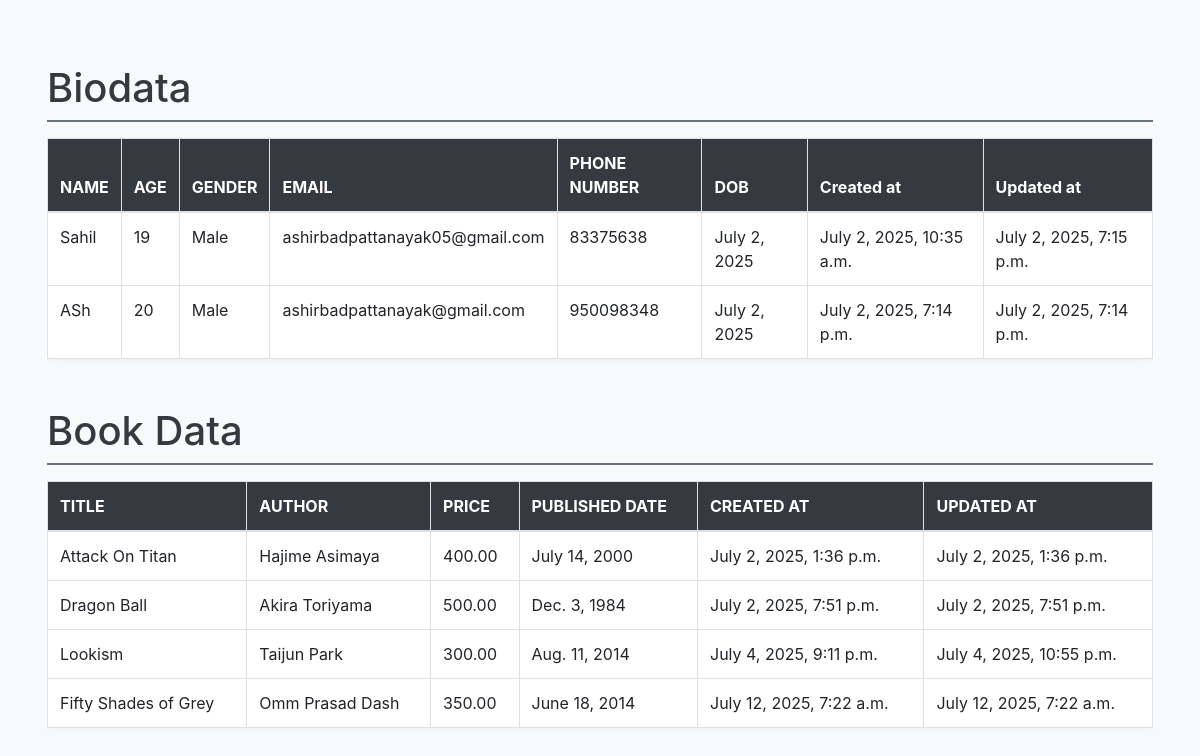
The page /user/ (signed in) on the database its author committed.
### app1/models.py (models this page shows, shortened)
class Biodata(models.Model):
    name = models.CharField(max_length=100)
    age = models.IntegerField()
    gender = models.CharField(max_length=10)
    email = models.EmailField()
    dob = models.DateField()
    phone_number = models.IntegerField()
    address = models.TextField()
    created_at = models.DateTimeField(auto_now_add=True)
    updated_at = models.DateTimeField(auto_now=True)

class BookData(models.Model):
    titles = models.CharField(max_length=150)
    author = models.CharField(max_length=100)
    price = models.DecimalField(max_digits=5, decimal_places=2)
    published_date = models.DateField()
    created_at = models.DateTimeField(auto_now_add=True)
    updated_at = models.DateTimeField(auto_now=True)

### app1/views.py (the view)
# urls.py: path("user/", userDetails, name="user"),
@login_required(login_url='login')
def userDetails(request):
    user_data = Biodata.objects.all()
    book_data = BookData.objects.all()
    context = {"user_data": user_data, "book_data": book_data}
    return render(request, "users.html", context)

### app1/templates/users.html (shortened to what this page needs)
<!doctype html>
<html lang="en">
  <head>
    <link rel="stylesheet" href="https://cdn.jsdelivr.net/npm/bootstrap@4.0.0/dist/css/bootstrap.min.css">
  </head>
  <body>
    <div class="container">
      <h1>Biodata</h1>
      <div class="table-responsive">
        <table class="table table-bordered table-hover">
          <thead>
            <tr>
              <th scope="col">NAME</th>
              <th scope="col">AGE</th>
              <th scope="col">GENDER</th>
              <th scope="col">EMAIL</th>
              <th scope="col">PHONE NUMBER</th>
              <th scope="col">DOB</th>
              <th scope="col">Created at</th>
              <th scope="col">Updated at</th>
            </tr>
          </thead>
          <tbody>
            {% for data in user_data %}
            <tr>
              <td>{{data.name}}</td>
              <td>{{data.age}}</td>
              <td>{{data.gender}}</td>
              <td>{{data.email}}</td>
              <td>{{data.phone_number}}</td>
              <td>{{data.dob}}</td>
              <td>{{data.created_at}}</td>
              <td>{{data.updated_at}}</td>
            </tr>
            {% endfor %}
          </tbody>
        </table>
      </div>
      <h1>Book Data</h1>
      <div class="table-responsive">
        <table class="table table-bordered table-hover">
          <thead>
            <tr>
              <th scope="col">TITLE</th>
              <th scope="col">AUTHOR</th>
              <th scope="col">PRICE</th>
              <th scope="col">PUBLISHED DATE</th>
              <th scope="col">CREATED AT</th>
              <th scope="col">UPDATED AT</th>
            </tr>
          </thead>
          <tbody>
            {% for book in book_data %}
            <tr>
              <td>{{book.titles}}</td>
              <td>{{book.author}}</td>
              <td>{{book.price}}</td>
              <td>{{book.published_date}}</td>
              <td>{{book.created_at}}</td>
              <td>{{book.updated_at}}</td>
            </tr>
            {% endfor %}
          </tbody>
        </table>
      </div>
    </div>
  </body>
</html>

### app1/templates/users.html (style rules this page uses)
body { background-color: #f8f9fa; padding: 2rem; }
h1 { margin-top: 2rem; margin-bottom: 1rem; color: #343a40; border-bottom: 2px solid #6c757d; padding-bottom: 0.5rem; }
.table { background-color: #ffffff; box-shadow: 0 0 10px rgba(0, 0, 0, 0.05); }
th { background-color: #343a40; color: #ffffff; }

### rows shown on the page
Biodata: name "Sahil", age "19", gender "Male", email "ashirbadpattanayak05@gmail.com", phone_number "83375638", dob "July 2, 2025", created_at "July 2, 2025, 10:35 a.m.", updated_at "July 2, 2025, 7:15 p.m."
Biodata: name "ASh", age "20", gender "Male", email "ashirbadpattanayak@gmail.com", phone_number "950098348", dob "July 2, 2025", created_at "July 2, 2025, 7:14 p.m.", updated_at "July 2, 2025, 7:14 p.m."
BookData: titles "Attack On Titan", author "Hajime Asimaya", price "400.00", published_date "July 14, 2000", created_at "July 2, 2025, 1:36 p.m.", updated_at "July 2, 2025, 1:36 p.m."
BookData: titles "Dragon Ball", author "Akira Toriyama", price "500.00", published_date "Dec. 3, 1984", created_at "July 2, 2025, 7:51 p.m.", updated_at "July 2, 2025, 7:51 p.m."
BookData: titles "Lookism", author "Taijun Park", price "300.00", published_date "Aug. 11, 2014", created_at "July 4, 2025, 9:11 p.m.", updated_at "July 4, 2025, 10:55 p.m."
BookData: titles "Fifty Shades of Grey", author "Omm Prasad Dash", price "350.00", published_date "June 18, 2014", created_at "July 12, 2025, 7:22 a.m.", updated_at "July 12, 2025, 7:22 a.m."
